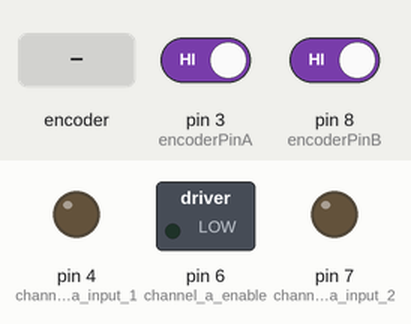
This sketch was run on a simulated Arduino Uno, built with avr-gcc and run on an emulated ATmega328P. On the bench: switched loads named in the sketch (green lamp = pin HIGH), output pins drawn as LEDs (lit = HIGH). The test bench sets the inputs (shaded band); at power-on: pin 3 (encoderPinA) HIGH, pin 8 (encoderPinB) HIGH. What the sketch prints to the serial monitor is not drawn.

Above: at 0.1 s.
At 2.2 s:
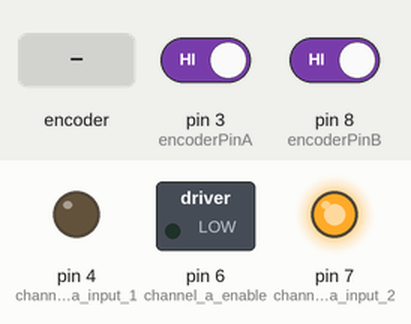
2.3 s: rotary encoder on pin 3 (encoderPinA) / pin 8 (encoderPinB) turned 1 step (first pin leading)
4.4 s: rotary encoder on pin 3 (encoderPinA) / pin 8 (encoderPinB) turned 1 step (first pin leading)
Timing chart, 0 to 7.4 s (numbered marks = the images above; inputs shaded):
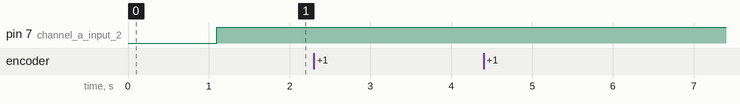

Measured:
- after the input at 2.3 s, every drawn part: stays the same
- after the input at 4.4 s, every drawn part: stays the same

The sketch:

cpid_test.ino
```cpp
const int channel_a_enable  = 6;
const int channel_a_input_1 = 4;
const int channel_a_input_2 = 7;
const int encoderPinA = 3;
const int encoderPinB = 8;
int Pos, oldPos, Vel, negflag;
int Velocity = 0;
volatile int encoderPos = 0; // variables changed within interrupts are volatile
unsigned long lastMillis;
void setup()

{

  pinMode(encoderPinA, INPUT);
  pinMode(encoderPinB, INPUT);
  digitalWrite(encoderPinA, HIGH);
  digitalWrite(encoderPinB, HIGH);
  pinMode( channel_a_enable, OUTPUT );  // Channel A enable
  pinMode( channel_a_input_1, OUTPUT ); // Channel A input 1
  pinMode( channel_a_input_2, OUTPUT ); // Channel A input 2
  Serial.begin(115200);
  attachInterrupt(1, doEncoder, FALLING); // encoder pin on interrupt 0 (pin 2)
  digitalWrite(13, HIGH);
  delay(1000);
  digitalWrite(13, LOW);
  lastMillis = millis();
}

void loop()
{
  uint8_t oldSREG = SREG;
  interrupts();
  Pos = encoderPos;


  if (Pos%1000 ==0){ //empty value jitter
    Pos = Pos+1;
  }

  SREG = oldSREG;
  if(millis() > lastMillis+100)
  {
    char a,b;
    a = abs(Pos);
    b = abs(Pos >> 8);
    Serial.write(isNegative(Pos));
    Serial.write(a);
    Serial.write(b);
    Serial.write('/n');
    oldPos = Pos;
    lastMillis = millis();
    if(Serial.available()>=2){
      digitalWrite(13, HIGH);
      negflag = Serial.read();
      Vel = Serial.read();
      Serial.flush();
      Velocity = Vel;
      if(negflag ==2){
        Velocity = -1*Velocity;
      }

    }
    writeMotor(Velocity);
  }

}
/////////////////////
int isNegative(int x){
  if (x<0) return 1;
  else return 0;
}
/////////////////////
void doEncoder()
{
  noInterrupts();
  if (digitalRead(encoderPinA) == digitalRead(encoderPinB))
    encoderPos++; // count up if both encoder pins are the same
  else
    encoderPos--; //count down if pins are different
  interrupts();
}
/////////////////////
void writeMotor(int Vel)
{
  if(Vel < 0){
    analogWrite( channel_a_enable, Vel);
    digitalWrite( channel_a_input_1, HIGH);
    digitalWrite( channel_a_input_2, LOW);
  }
  else {
    analogWrite( channel_a_enable, -1*Vel);
    digitalWrite( channel_a_input_1, LOW);
    digitalWrite( channel_a_input_2, HIGH);
  }
}
```
